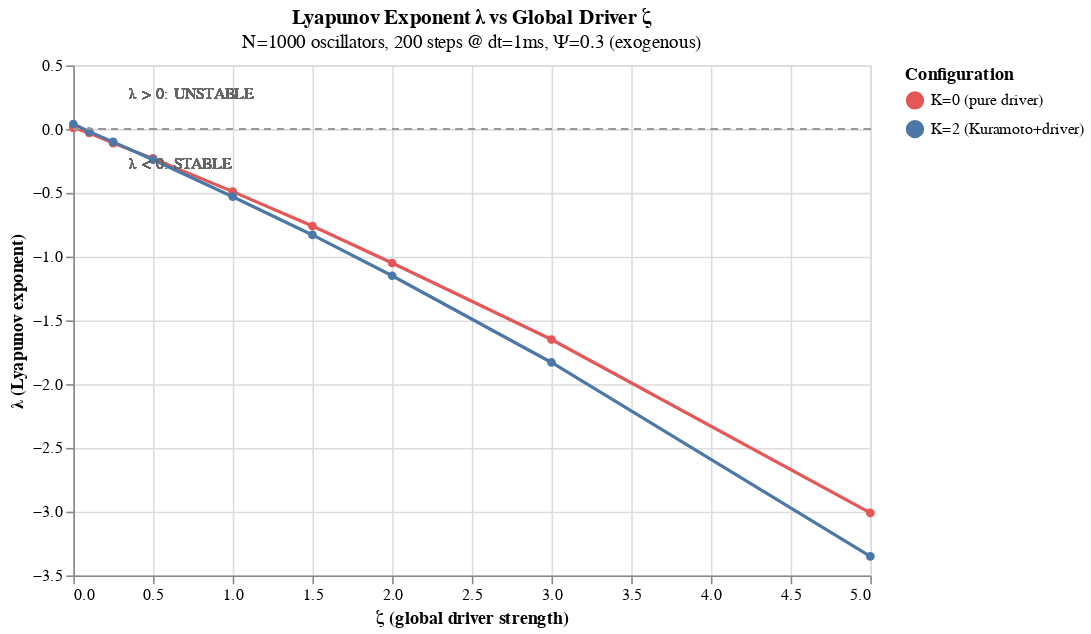

Write a Vega-Lite specification for this figure.
### Vega-Lite specification from a JSON file in a GitHub repository (floating-point values rounded to 4 significant figures)
{"$schema": "https://vega.github.io/schema/vega-lite/v5.json", "title": {"text": "Lyapunov Exponent λ vs Global Driver ζ", "subtitle": "N=1000 oscillators, 200 steps @ dt=1ms, Ψ=0.3 (exogenous)"}, "width": 500, "height": 320, "data": {"values": [{"zeta": 0.0, "label": "K=0 (pure driver)", "lambda": 0.01}, {"zeta": 0.0, "label": "K=2 (Kuramoto+driver)", "lambda": 0.04}, {"zeta": 0.1, "label": "K=0 (pure driver)", "lambda": -0.03}, {"zeta": 0.1, "label": "K=2 (Kuramoto+driver)", "lambda": -0.02}, {"zeta": 0.25, "label": "K=0 (pure driver)", "lambda": -0.11}, {"zeta": 0.25, "label": "K=2 (Kuramoto+driver)", "lambda": -0.1}, {"zeta": 0.5, "label": "K=0 (pure driver)", "lambda": -0.23}, {"zeta": 0.5, "label": "K=2 (Kuramoto+driver)", "lambda": -0.24}, {"zeta": 1.0, "label": "K=0 (pure driver)", "lambda": -0.49}, {"zeta": 1.0, "label": "K=2 (Kuramoto+driver)", "lambda": -0.53}, {"zeta": 1.5, "label": "K=0 (pure driver)", "lambda": -0.76}, {"zeta": 1.5, "label": "K=2 (Kuramoto+driver)", "lambda": -0.83}, {"zeta": 2.0, "label": "K=0 (pure driver)", "lambda": -1.05}, {"zeta": 2.0, "label": "K=2 (Kuramoto+driver)", "lambda": -1.15}, {"zeta": 3.0, "label": "K=0 (pure driver)", "lambda": -1.65}, {"zeta": 3.0, "label": "K=2 (Kuramoto+driver)", "lambda": -1.83}, {"zeta": 5.0, "label": "K=0 (pure driver)", "lambda": -3.01}, {"zeta": 5.0, "label": "K=2 (Kuramoto+driver)", "lambda": -3.35}]}, "layer": [{"mark": {"type": "line", "point": true, "strokeWidth": 2}, "encoding": {"x": {"field": "zeta", "type": "quantitative", "title": "ζ (global driver strength)", "scale": {"zero": true}}, "y": {"field": "lambda", "type": "quantitative", "title": "λ (Lyapunov exponent)", "scale": {"domain": [-3.5, 0.5]}}, "color": {"field": "label", "type": "nominal", "title": "Configuration", "scale": {"range": ["#e45756", "#4c78a8"]}}}}, {"mark": {"type": "rule", "strokeDash": [4, 4], "color": "#999"}, "encoding": {"y": {"datum": 0}}}, {"mark": {"type": "text", "align": "left", "dx": 5, "dy": -10, "fontSize": 10, "color": "#666"}, "encoding": {"x": {"datum": 0.3}, "y": {"datum": 0.15}, "text": {"value": "λ > 0: UNSTABLE"}}}, {"mark": {"type": "text", "align": "left", "dx": 5, "dy": 10, "fontSize": 10, "color": "#666"}, "encoding": {"x": {"datum": 0.3}, "y": {"datum": -0.15}, "text": {"value": "λ < 0: STABLE"}}}]}
